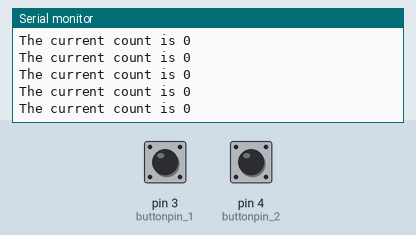
Bench run of a sketch on a simulated Arduino Uno, built with avr-gcc and run on an emulated ATmega328P. Parts: the last lines printed to the serial monitor. The test bench sets the inputs (shaded band); at power-on: pin 3 (buttonpin_1) LOW, pin 4 (buttonpin_2) LOW.

Above: at 1.2 s.
1.3 s: pin 3 (buttonpin_1) pulled HIGH for 0.15 s
At 2.3 s:
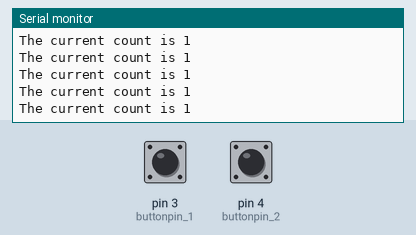
4.4 s: pin 4 (buttonpin_2) pulled HIGH for 0.15 s
At 4.9 s:
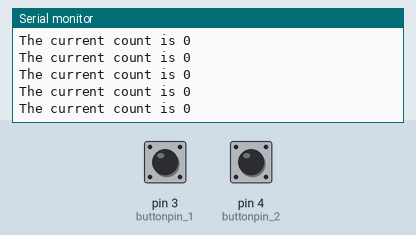
7.5 s: pin 3 (buttonpin_1) pulled HIGH for 1 s
At 8.6 s:
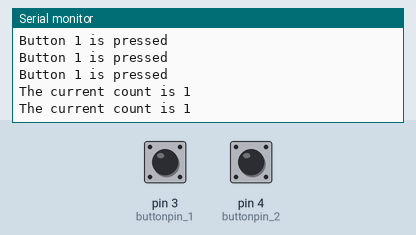
11.5 s: pin 4 (buttonpin_2) pulled HIGH for 1 s
At 12.2 s:
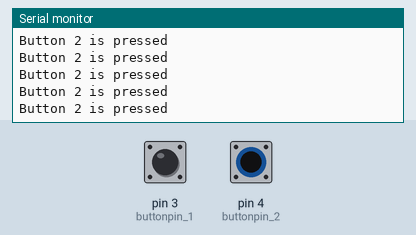
15.5 s: pin 3 (buttonpin_1) pulled HIGH for 0.15 s
At 16.3 s:
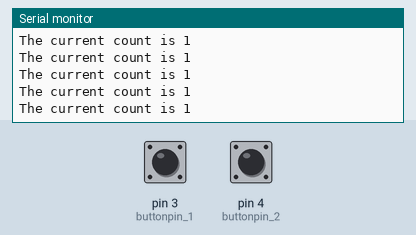
18.6 s: pin 4 (buttonpin_2) pulled HIGH for 0.15 s
At 19.4 s:
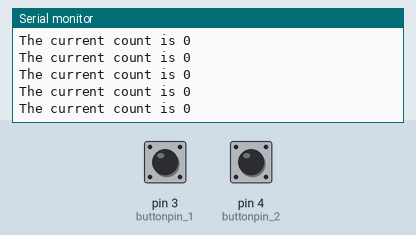

The sketch:

HW2.ino
```cpp
/**************
Wanjun Gu
MAE 170
Arduino HW2
OCT 21th 2018
***************/

//Constant Variables
const int buttonpin_1 = 3; //This button is for addition
const int buttonpin_2 = 4; //This button is for substraction

//Variables that will change
int buttonstate_1 = 0; //variable for reading the pushbutton status
int buttonstate_2 = 0; //variable for reading the pushbutton status
int count = 0;
boolean again = false; //Detect repetition of clicking

void setup() {

  Serial.begin(9600);

  while (!Serial) {
    ; // Proceed the program only if Arduino is connected
  }

  pinMode(buttonpin_1, INPUT);
  pinMode(buttonpin_2, INPUT);

}

void loop() {

  buttonstate_1 = digitalRead(buttonpin_1);
  buttonstate_2 = digitalRead(buttonpin_2);

  if(buttonstate_1 == HIGH){
    Serial.println("Button 1 is pressed");
    if(again){
      count = count + 1;
    }
    again = false;
  }else if(buttonstate_2 == HIGH){
    Serial.println("Button 2 is pressed");
    if(again){
    count = count - 1;
    }
    again = false;
  }else{
    Serial.print("The current count is ");
    Serial.println(count);
    again = true;
  }

}
```

Measured:
- after the input at 1.3 s, the serial monitor: prints a new line after 0.07 s (image 1)
- after the input at 4.4 s, the serial monitor: prints a new line after 0.07 s (image 2)
- after the input at 7.5 s, the serial monitor: prints a new line after 0.07 s (image 3)
- after the input at 11.5 s, the serial monitor: prints a new line after 0.07 s (image 4)
- after the input at 15.5 s, the serial monitor: prints a new line after 0.07 s (image 5)
- after the input at 18.6 s, the serial monitor: prints a new line after 0.09 s (image 6)
